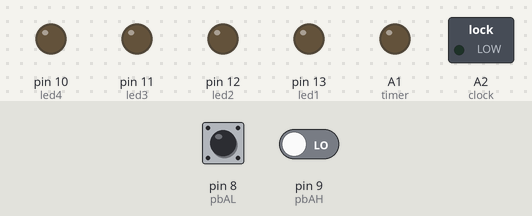
Bench run of a sketch on a simulated Arduino Uno, built with avr-gcc and run on an emulated ATmega328P. Parts: switched loads named in the sketch (green lamp = pin HIGH), output pins drawn as LEDs (lit = HIGH). The test bench sets the inputs (shaded band); at power-on: pin 9 (pbAH) LOW, pin 8 (pbAL) HIGH.

Above: at 1.2 s.
1.3 s: pin 9 (pbAH) driven HIGH
At 1.7 s:
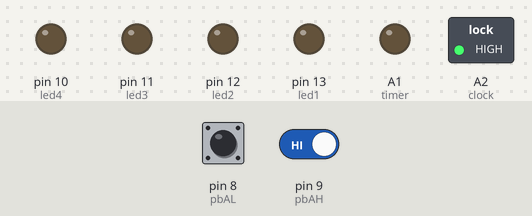
2.8 s: pin 9 (pbAH) driven LOW
At 4.2 s:
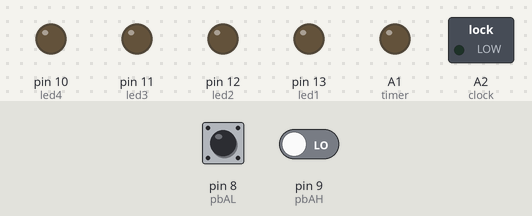
4.5 s: pin 8 (pbAL) pulsed LOW 5 times (0.12 s each, 0.3 s apart)
At 7.2 s:
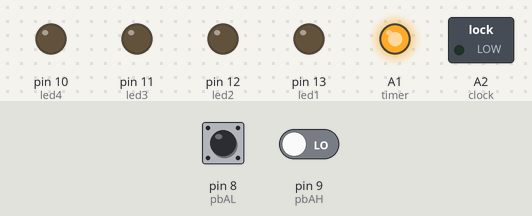
7.5 s: pin 9 (pbAH) driven HIGH
At 8.7 s:
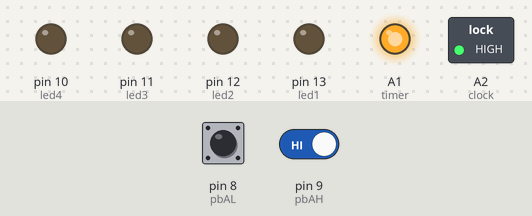
9.0 s: pin 8 (pbAL) driven LOW
At 10.1 s:
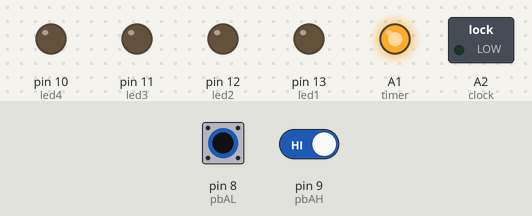
Timing chart, 0 to 11.7 s (numbered marks = the images above; inputs shaded):
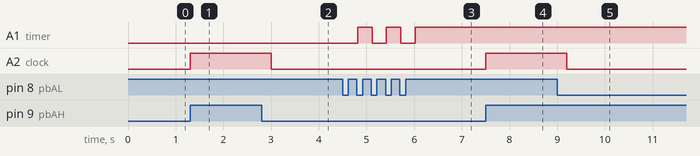

The sketch:

7segment_1.ino
```cpp
/* Main.ino file generated by New Project wizard
 *
 * Created	: Tue Sep 22 2026
 * Processor	: Arduino Uno
 * Compiler	: Arduino AVR (Proteus)
 * Programmer	: Abd Rahim Bin Kasiman
 */

#define led1	13
#define led2	12
#define led3	11
#define led4	10
#define pbAL	8
#define pbAH	9
#define timer	A1
#define clock	A2

#define d1(x)	digitalWrite(led1,x? HIGH:LOW)
#define d2(x)	digitalWrite(led2,x? HIGH:LOW)
#define d3(x)	digitalWrite(led3,x? HIGH:LOW)
#define d4(x)	digitalWrite(led4,x? HIGH:LOW)

void LEDs(uint8_t x)
{  d1(x&(1<<0));
   d2(x&(1<<1));
   d3(x&(1<<2));
   d4(x&(1<<3));
}

uint8_t getPB(void)
{  uint8_t x=0;

   if(digitalRead(pbAL)==0) x |= 1<<0;
   if(digitalRead(pbAH)==1) x |= 1<<1;
   return x;
}

void setup ()
{  pinMode(led1,OUTPUT);  pinMode(led2,OUTPUT);
   pinMode(led3,OUTPUT);  pinMode(led4,OUTPUT);
   pinMode(pbAL,INPUT);   pinMode(pbAH,INPUT);

   pinMode(timer,OUTPUT);
   digitalWrite(timer,LOW);
   pinMode(timer,OUTPUT);
   pinMode(clock,OUTPUT);

   Serial.begin(9600);
}

uint8_t cnt=0;
uint8_t seg=0;
void loop()
{  if(getPB()==1)
   {  while(getPB()==1);
      delay(200);
      cnt++;
      if(cnt==2) cnt=0;
   }
   if(cnt==1) digitalWrite(timer,HIGH);
   if(cnt!=1) digitalWrite(timer,LOW);

   if(getPB()==2)
   {  digitalWrite(clock,HIGH);
      seg++;
      while(getPB()==2);
      delay(200);
      digitalWrite(clock,LOW);
      if(seg==21) seg=0;
   }
}
```

Measured:
- after the input at 1.3 s, A2 (clock): LOW → HIGH at once
- after the input at 2.8 s, A2 (clock): HIGH → LOW after 0.20 s
- after the input at 4.5 s, A1 (timer): alternates HIGH for 0.30 s and LOW for 0.30 s, 5 changes in all, then stays HIGH, starting after 0.32 s
- after the input at 7.5 s, A2 (clock): LOW → HIGH at once
- after the input at 9.0 s, A2 (clock): HIGH → LOW after 0.20 s
